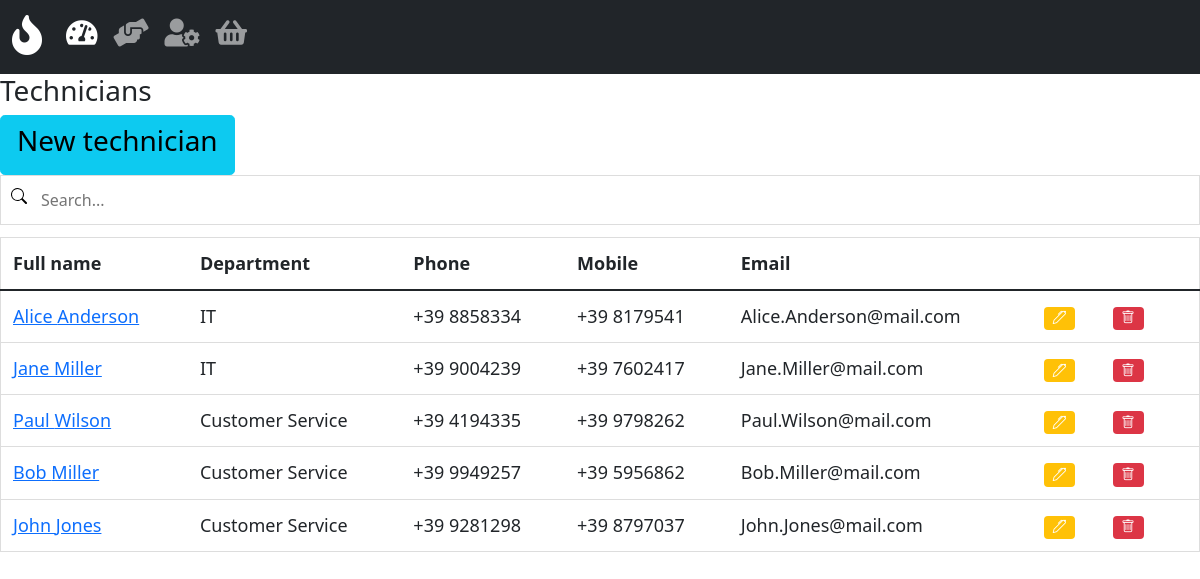
/technician_list, run on the app's committed database.
### hotline/models.py (models this page shows, shortened)
class technician(models.Model):
    first_name = models.CharField(max_length=50)
    last_name = models.CharField(max_length=50)
    office_phone = models.CharField(max_length=15, null=True, blank=True)
    mobile_phone = models.CharField(max_length=15, null=True, blank=True)
    email = models.CharField(max_length=100, null=True, blank=True)
    department_id = ForeignKey('department', on_delete=models.PROTECT)

class department(models.Model):
    name = models.CharField(max_length=50)
    subset = models.CharField(max_length=50)
    def __str__(self):
        return self.name

### hotline/views.py (the view)
# urls.py: path('technician_list', views.technician_list, name="technician_list"),
def technician_list(request):
    context = {
        'technicians': all_technicians
    }
    return render(request, 'hotline/technician_list.html', context)

### hotline/templates/hotline/technician_list.html
{% extends 'hotline/home.html' %}
{% block content %}
<h3>Technicians</h3>
<a href="{% url 'new_technician' %}" class="btn btn-info btn-lg"><h3>New technician</h3></a>
<input type="text" id="SearchInput" onkeyup="filterTable()" placeholder="Search..." title="Type in a name">
<table id="searchableTable" class="table table-responsive table-hover">
    <thead class="thead dark">
        <tr>
            <th scope="col">Full name</th>
            <th scope="col">Department</th>
            <th scope="col">Phone</th>
            <th scope="col">Mobile</th>
            <th scope="col">Email</th>
            <th scope="col"></th>
            <th scope="col"></th>
        </tr>
    </thead>
    <tbody>
        {% for technician in technicians %}
        <tr>
            <td><a href="{% url 'technician_detail' technician.id %}">{{technician.first_name}} {{technician.last_name}}</a></td>
            <td>{{technician.department_id}}</td>
            <td>{{technician.office_phone}}</td>
            <td>{{technician.mobile_phone}}</td>
            <td>{{technician.email}}</td>
            <td><a href="#"><span class="badge bg-warning"><i class="bi bi-pen"></i></span></a></td>
            <td><a href="#"><span class="badge bg-danger"><i class="bi bi-trash"></i></span></a></td>
            <td></td>
        </tr>
        {% endfor %}
    </tbody>
</table>
{% endblock %}

### static/css/style.css (style rules this page uses)
#SearchInput { background-image: url('../images/search.svg'); background-position: 10px 12px; background-repeat: no-repeat; width: 100%; font-size: 16px; padding: 12px 20px 12px 40px; border: 1px solid #ddd; margin-bottom: 12px; }
#searchableTable { border-collapse: collapse; width: 100%; border: 1px solid #ddd; font-size: 18px; }
#searchableTable th, #searchableTable td { text-align: left; padding: 12px; }
#searchableTable tr { border-bottom: 1px solid #ddd; }

### data on the page
technician: first_name "Alice", last_name "Anderson", department_id "IT", office_phone "+39 8858334", mobile_phone "+39 8179541", email "Alice.Anderson@mail.com"
technician: first_name "Jane", last_name "Miller", department_id "IT", office_phone "+39 9004239", mobile_phone "+39 7602417", email "Jane.Miller@mail.com"
technician: first_name "Paul", last_name "Wilson", department_id "Customer Service", office_phone "+39 4194335", mobile_phone "+39 9798262", email "Paul.Wilson@mail.com"
technician: first_name "Bob", last_name "Miller", department_id "Customer Service", office_phone "+39 9949257", mobile_phone "+39 5956862", email "Bob.Miller@mail.com"
technician: first_name "John", last_name "Jones", department_id "Customer Service", office_phone "+39 9281298", mobile_phone "+39 8797037", email "John.Jones@mail.com"
